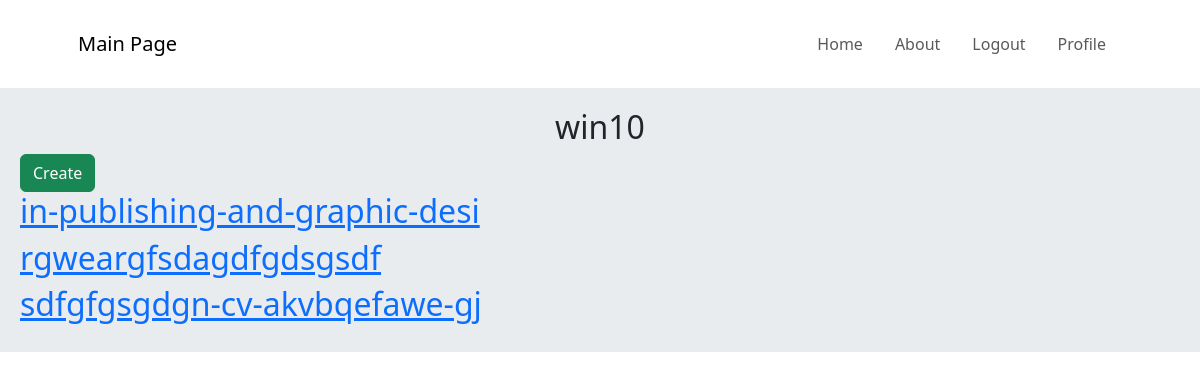
Page /register/profile/1 (signed in) on the committed database.
### home/models.py (models this page shows, shortened)
class Post(models.Model):
    user = models.ForeignKey(User,on_delete=models.CASCADE)
    body = models.TextField()
    slug = models.SlugField()
    image = models.ImageField(upload_to='images/',blank=True,null=True)
    created = models.DateTimeField(auto_now_add=True)
    updated = models.DateTimeField(auto_now=True)
    class Meta:
        ordering = ['-created']

### Register/views.py (the view)
# urls.py: path("profile/<int:user_id>",views.UserProfileView.as_view(),name="profile"),
class UserProfileView(View):
    def get(self,request,user_id):
         is_following = False
         user = get_object_or_404(User,pk=user_id)
         posts = Post.objects.filter(user=user)
         username = get_object_or_404(User,username=user)
         relation = Relation.objects.filter(from_user=request.user,to_user=user.id).exists()
         if relation:
             is_following=True
         return render(request,"Register/profile.html",{'user':user,'username':username,'posts':posts,'is_following':is_following})

### Register/templates/Register/profile.html (shortened to what this page needs)
{% extends 'base.html' %}
{% block content%}
    <h2 class="text-center">{{ user }}</h2>
    {% if request.user.id == user.id %}
        <a href="{% url 'home:post_create' %}" class="btn btn-success">Create</a>
    {% endif %}
{% for post in posts %}
                    <div class="post-preview">
                        <a href="{% url 'home:detail' post.id post.slug %}">
                            <h2 class="post-title">{{post.slug}}<h2>
                        </a>
                    </div>
{% endfor %}
{% endblock %}

### rows in the picture
Post: slug "in-publishing-and-graphic-desi"
Post: slug "rgweargfsdagdfgdsgsdf"
Post: slug "sdfgfgsgdgn-cv-akvbqefawe-gj"

### other values in the picture
{{ user }} "win10"
